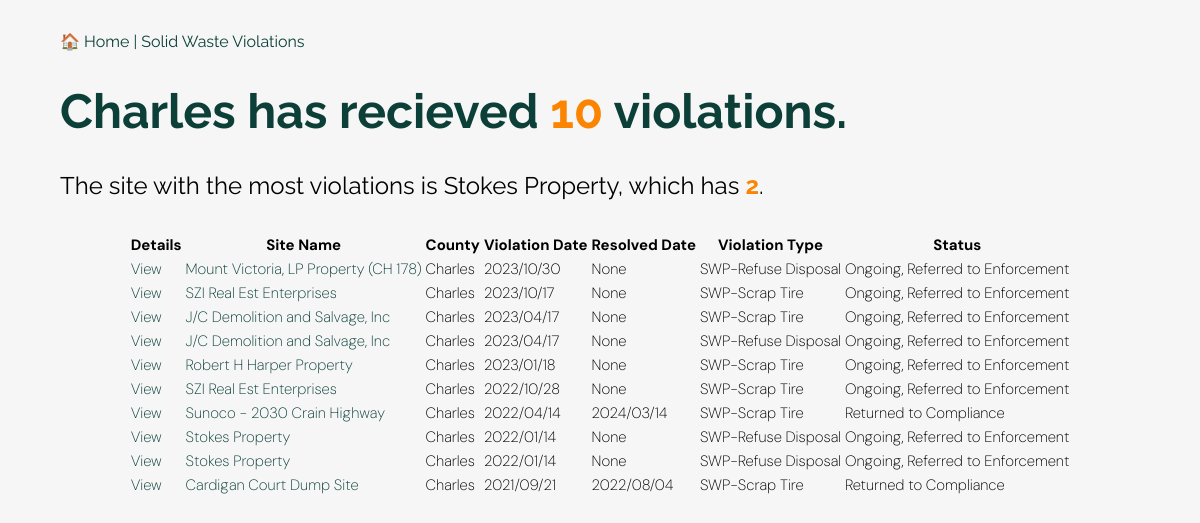
Page /county/charles-county on the earlier database version.
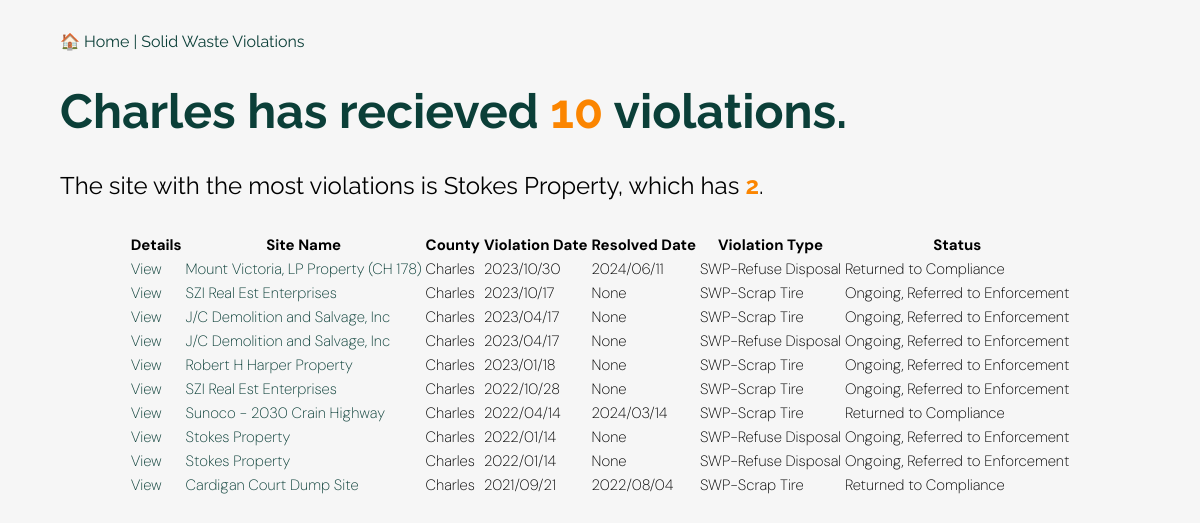
Same page on the later database version.
### app.py (models this page shows, shortened)
class Violation(Model):
    site_no = CharField()
    site_name = CharField()
    street_address = CharField()
    city_state_zip = CharField()
    county = CharField()
    media = CharField()
    violation_date = DateTimeField()
    status = CharField()
    resolved_date = DateTimeField()
    violation = CharField()
    id = CharField(primary_key=True, unique=True)
    class Meta:
        table_name = "violations"
        database = db

### app.py (the view)
@app.route("/county/<slug>")
def county(slug):
    county = County.get(County.slug == slug)
    county_total_count = Violation.select().where(Violation.county == county.county).count()
    total_violations = (Violation
                        .select()
                        .where(Violation.county == county.county)
                        .count())
    violation_list = Violation.select().where(
        Violation.county == county.county
    ).order_by(Violation.violation_date.desc())
    most_violations_site = (
        Violation
        .select(Violation.site_no, Violation.site_name, fn.COUNT(Violation.site_no).alias('count'))
        .where(Violation.county == county.county)
        .group_by(Violation.site_no, Violation.site_name)
        .order_by(fn.COUNT(Violation.site_no).desc())
        .limit(1)
        .get()
    )
    most_violations_info = {
        'site_no': most_violations_site.site_no,
        'site_name': most_violations_site.site_name,
        'count': most_violations_site.count
    }
    return render_template('county.html', county=county, county_total_count=county_total_count, violation_list = violation_list,most_violations_info=most_violations_info)

### templates/county.html (shortened to what this page needs)
<!doctype html>
<html>
  <head>
    <link href="https://cdn.datatables.net/v/dt/dt-2.0.7/r-3.0.2/datatables.min.css" rel="stylesheet">
    <link rel="stylesheet" href="{{ url_for('static', filename='style.css') }}">
  </head>
  <body>
      <div class="jumbotron">
        <div class="container">
          <nav class="navbar navbar-expand-lg navbar-dark bg-dark">
            <a class="navbar-brand" href="/">&#127968 Home | Solid Waste Violations</a>
          </nav>
          <h1 class="display-4"> {{ county.county }} has recieved <div class="total">{{ county_total_count }}</div> violations.</h1>
          <h2>The site with the most violations is {{ most_violations_info.site_name }}, which has <div class="total">{{ most_violations_info.count }}</div>.</h2>
          <table id="violations" class="display">
          <thead>
            <tr>
              <th>Details</th>
              <th>Site Name</th>
              <th>County</th>
              <th>Violation Date</th>
              <th>Resolved Date</th>
              <th>Violation Type</th>
              <th>Status</th>
          </tr>
        </thead>
        <tbody>
          {% for violation in violation_list %}
          <tr>
            <td><a href="{{ url_for('detail', id=violation.id) }}">View</a></td>
            <td><a href="{{ url_for('site', site_no=violation.site_no) }}">{{ violation.site_name }}</a></td>
            <td>{{ violation.county }}</td>
            <td>{{ violation.violation_date }}</td>
            <td>{{ violation.resolved_date if violation.resolved_date not in ['', 'None'] else 'None' }}</td>
            <td>{{ violation.media }}</td>
            <td>{{ violation.status }}</td>
          </tr>
          {% endfor %}
        </tbody>
        </table>
        </div>
      </div>
  </body>
</html>

Differences in the rows shown:
changed Violation "Mount Victoria, LP Property (CH 178)": resolved_date "None" → "2024/06/11"; status "Ongoing, Referred to Enforcement" → "Returned to Compliance"
